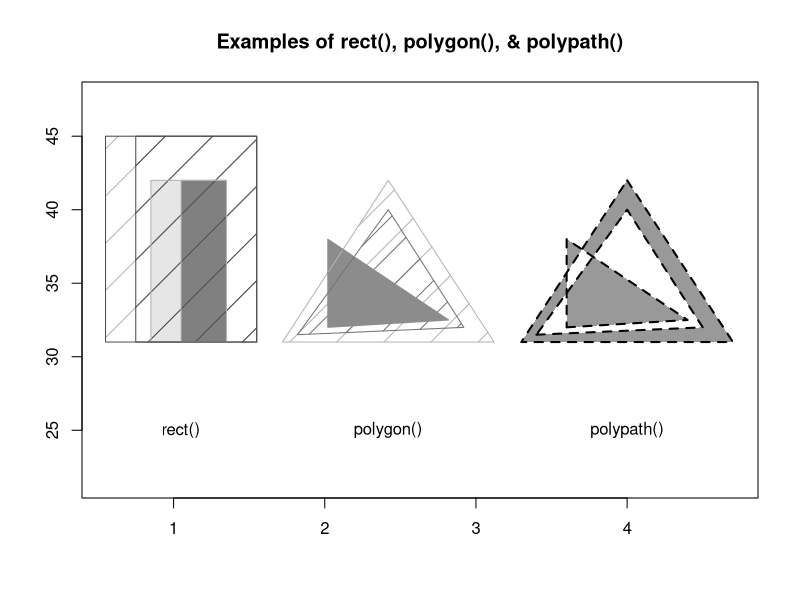

This chart was generated by the following R code:
ord = order( 
  LifeCycleSavings$pop75 
)
pop75.ordered = LifeCycleSavings$pop75[ ord ]
pop15.ordered = LifeCycleSavings$pop15[ ord ]

plot( 
  pop75.ordered, 
  pop15.ordered, 
  type="n", 
  xlab="", 
  ylab="",
  main="Examples of rect(), polygon(), & polypath()" 
  )
text( 
  c( 1.05, 2.42, 4 ), 
  25, 
  c( "rect()", "polygon()", "polypath()" ) 
  )
rect( 
  c( 0.85, 0.55, 1.05, 0.75 ),  
  31, 
  c( 1.35, 1.55 ), 
  c( 42, 45 ),
  density=c( NA, 3 ), 
  col=grey( 
    c( 0.9, 0.7, 0.5, 0.3 ) 
    ), 
  border=grey( 
    c( 0.7, 0.3 ) 
    ) 
  )
polygon( 
  c( 2.8, 3.5, 2.1, NA, 2.8, 3.3, 2.2, 
     NA, 2.4,   3.2, 2.4 ) - 0.38, 
  c( 42, 31, 31, NA, 40, 32, 31.5, 
     NA, 32, 32.5, 38 ), 
  density=c( 3, 4, NA ), 
  col=grey( 
    c( 0.7, 0.45, 0.55 ) 
    ), 
  fillOddEven=0, 
  border=NULL 
  )
polypath( 
  c( 2.8, 3.5, 2.1, NA, 2.2, 3.3, 2.8, 
     NA, 2.4, 3.2, 2.4 ) + 1.2, 
  c( 42, 31, 31, NA, 31.5, 32, 40, NA,
     32, 32.5, 38 ), 
  col="grey60", 
  rule="winding", 
  border=TRUE, 
  lwd=2, 
  lty="dashed" 
  )
